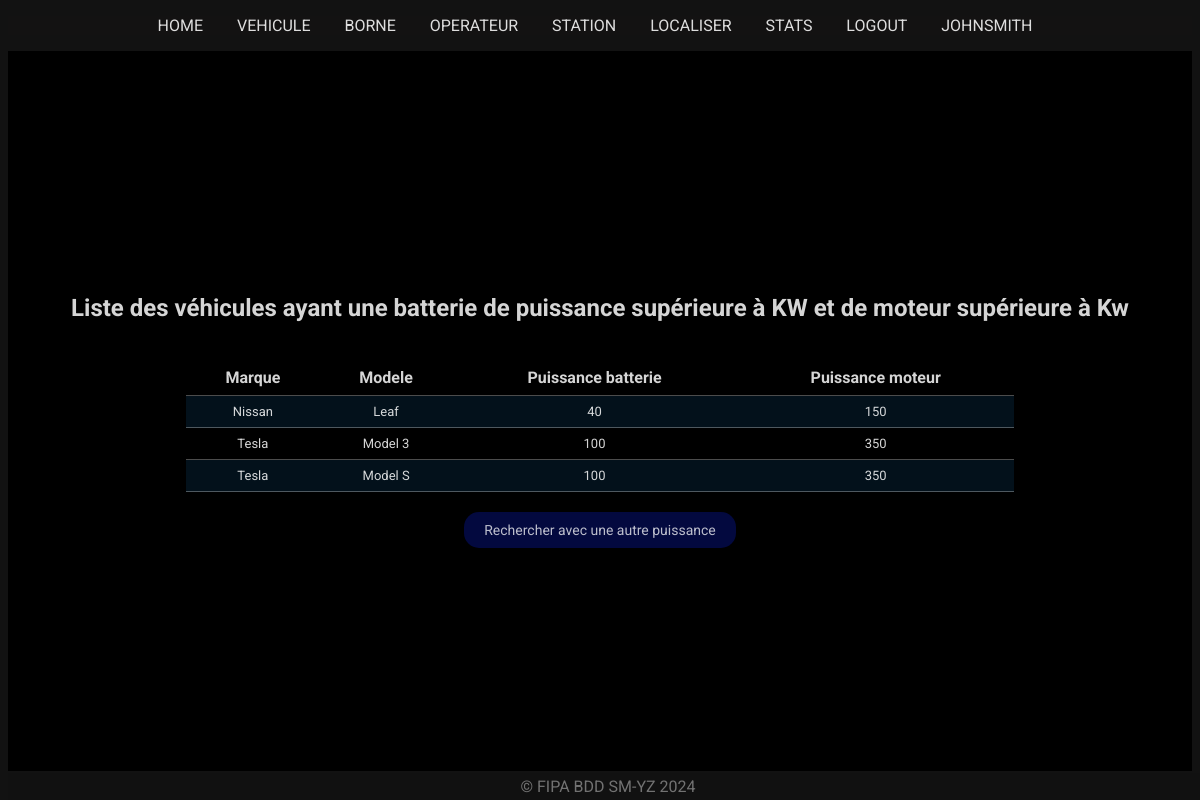
The page /vehiculeRes.php (signed in) on the database its author committed.
### tables this page shows
CREATE TABLE vehicules (
    marque VARCHAR(50),
    modele VARCHAR(50),
    puissanceMoteur INT,
    puissanceBatterie INT,
    PRIMARY KEY (marque, modele)
);

### www/table.php (the view, shortened to what this page needs)
<?php
function getTable($dbname, $req, $titre){
    $conn = connectDb($dbname);
    $result = $conn->query($req);
    $res = "<H2>" . $titre . "</H2> <br>";
    if ($result->num_rows > 0) {
        $colonnes = $result->fetch_fields();
        $res .= "<table>";
        $res .= "<tr>";
        foreach ($colonnes as $colonne) {
            $res .= "<th>" . htmlspecialchars($colonne->name) . "</th>";
        }
        $res .= "</tr>";
        while ($ligne = $result->fetch_assoc()) {
            $res .= "<tr>";
            foreach ($ligne as $value) {
                $res .= "<td>" . htmlspecialchars($value) . "</td>";
            }
            $res .= "</tr>";
        }
        $res .= "</table>";
    } else {
        $res .= "0 résultats";
    }
    return $res;
}
?>

### www/includes/head.php (shortened to what this page needs)
<!DOCTYPE html>
<html>
<head>
	<link rel="stylesheet" type="text/css" href="css/dark.css">
	</head>
<body>

### www/includes/navigation.php
<?php
    if (isset($_COOKIE['name'])) {
        $loginMenu = strtoupper($_COOKIE['name']) ;
        $loginLink = "profil.php";
        $registerMenu = "LOGOUT";
        $registerLink = "logout.php";
    }else{
        $loginMenu = "CONNEXION";
        $loginLink = "login.php";
        $registerMenu = "INSCRIPTION";
        $registerLink = "register.php";
    }
?>
<header>
    <nav>
        <ul>
            <li><a href="index.php">HOME</a></li>
            <li><a href="vehicule.php">VEHICULE</a></li>
            <li><a href="borne.php">BORNE</a></li>
            <li><a href="operateur.php">OPERATEUR</a></li>
            <li><a href="station.php">STATION</a></li>
            <li><a href="localiser.php">LOCALISER</a></li>
            <li><a href="stats.php">STATS</a></li>
            <li><a href=<?php print $registerLink;?>><?php print $registerMenu;?></a></li>
            <li><a href=<?php print $loginLink;?>><?php print $loginMenu;?></a></li>
        </ul>
    </nav>
</header>

### www/vehiculeRes.php (shortened to what this page needs)
<?php
    include("includes/head.php");
    include("includes/navigation.php");
?>
<div class="page">
    <?php
        $puissanceMoteur = $_GET['puissanceMoteur'];
        $puissanceBatterie = $_GET['puissanceBatterie'];
        $req = "CALL GetVehiculeParPuissanceMin('$puissanceMoteur', '$puissanceBatterie');";
        include("table.php");
        $title = "Liste des véhicules ayant une batterie de puissance supérieure à " . $puissanceBatterie ." KW et de moteur supérieure à  ". $puissanceMoteur . " Kw";
        echo getTable("BORNES",$req, $title);
    ?>
    <div >
        <a class="button-table" href="vehicule.php">Rechercher avec une autre puissance</a>
    </div>
</div>
<?php include("includes/footer.php");?>

### www/includes/footer.php
<footer>
	&copy; FIPA BDD SM-YZ <?php print date("Y");?>
</footer>
</body>
</html>

### www/css/dark.css (style rules this page uses)
body { font-family: 'Roboto', Arial, sans-serif; background-color: #121212; color: #ffffff; }
nav { font-family: 'Roboto', Arial, sans-serif; }
nav ul { list-style-type: none; padding: 0; }
nav ul li { display: inline; margin-right: 10px; }
nav ul li a { color: #ffffffdb; text-decoration: none; padding: 5px 10px; }
footer { background-color: #111111; color: #ffffff68; text-align: center; padding-top: 4px; padding-bottom: 4px; margin-top: auto; position: absolute; bottom: 0; width: 100%; }
header { background-color: #151414a3; padding: 0px; text-align: center; }
.page { margin: 0; font-family: 'Roboto', Arial, sans-serif; background-color: #000; color: #ffffffd5; display: flex; flex-direction: column; justify-content: center; align-items: center; height: 90vh; }
.button-table { margin-top: 20px; display: inline-block; padding: 10px 20px; font-size: 14px; cursor: pointer; text-align: center; text-decoration: none; outline: none; background-color: #040c53c4; color: #ffffffbc; border: none; border-radius: 15px; }
table { border-collapse: collapse; width: 70%; border-top: none; border-left: none; border-right: none; }
th { font-weight: bold; font-size: medium; }
tr { border-bottom: 1px solid #ffffff4c; font-size: small; }
th, td { border: none; text-align: left; padding: 8px; text-align: center; align-items : center; }
tr:nth-child(even) { background-color: #03111b; }

### rows shown on the page
vehicules: marque "Nissan", modele "Leaf", puissanceBatterie "40", puissanceMoteur "150"
vehicules: marque "Tesla", modele "Model 3", puissanceBatterie "100", puissanceMoteur "350"
vehicules: marque "Tesla", modele "Model S", puissanceBatterie "100", puissanceMoteur "350"

### other values the page prints
$registerMenu "LOGOUT"
$loginMenu "JOHNSMITH"
$titre "Liste des véhicules ayant une batterie de puissance supérieure à KW et de moteur supérieure à Kw"
$colonne->name "Marque"
$colonne->name "Modele"
$colonne->name "Puissance batterie"
$colonne->name "Puissance moteur"
